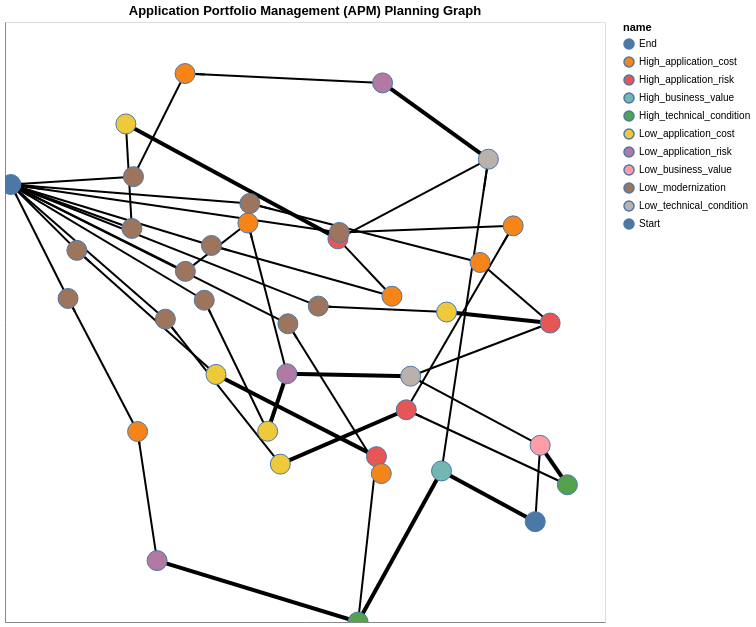

The cell this chart's notebook holds for it:
### Markdown cell above
A very useful tool is the interactive graph.  In this interactive graph, the user can zoom in and view the constructed graph in more detail.  Each node contains the set of applications (and count) of the applications that met that critieria (e.g., high application cost).  Hover over the node to see the details.  The edges indicate the weighting.  Thicker edges have a higher weighting than the regular edges.

### Code cell
# Get a pointer to the Knowledge Graph.

G = Global._planner_knowledge_graph.get_graph()
pos = nx.spring_layout(G)

# Create the planner graph using Altair Networkx library.

planner_graph = nxa.draw_networkx(
    G, 
    pos=pos,
    node_color='name',
    width='weight',
    node_size=400,
    edge_color='black',
    node_tooltip=['node', 'name:N', 'application_count', 'application'],
).properties(width=600, height=600, title='Application Portfolio Management (APM) Planning Graph')

# Display the planner graph.

planner_graph.interactive()
